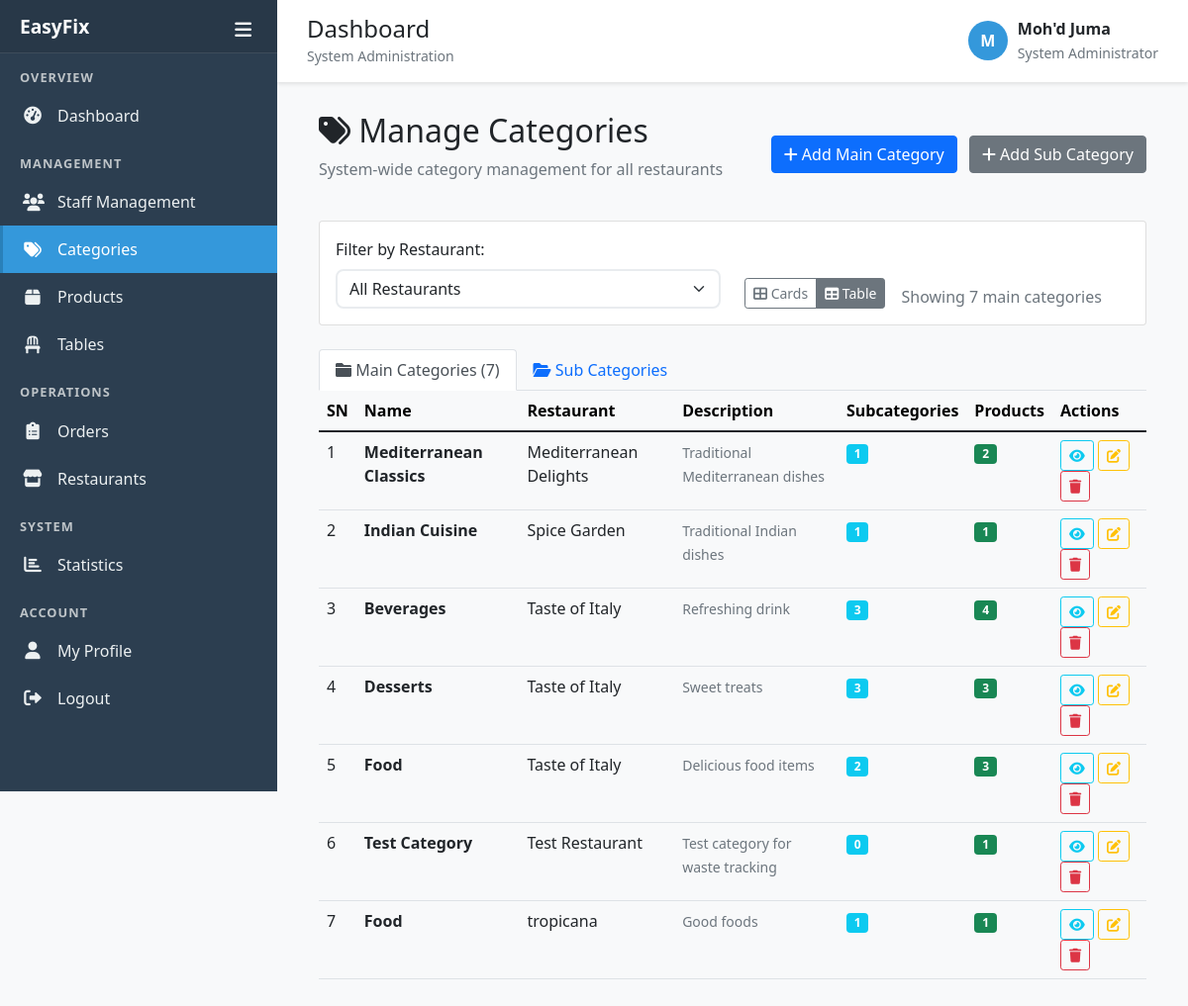
The app's page /system-admin/categories/ (signed in) with its own data.
### accounts/models.py (models this page shows, shortened)
class User(AbstractUser):
    role = models.ForeignKey(Role, on_delete=models.CASCADE, null=True, blank=True)
    owner = models.ForeignKey('self', on_delete=models.CASCADE, null=True, blank=True,
                             related_name='owned_users', limit_choices_to={'role__name': 'owner'})
    restaurant_name = models.CharField(max_length=200, blank=True,
                                     help_text="Name of the restaurant (for owners only)")
    restaurant_description = models.TextField(blank=True,
                                            help_text="Description of the restaurant (for owners only)")
    restaurant_qr_code = models.CharField(max_length=50, unique=True, blank=True, null=True,
                                        help_text="Unique QR code for restaurant access")
    phone_number = models.CharField(max_length=15, blank=True)
    address = models.TextField(blank=True)
    is_active_staff = models.BooleanField(default=True)
    created_at = models.DateTimeField(auto_now_add=True)
    updated_at = models.DateTimeField(auto_now=True)
    def is_administrator(self):
        return self.role and self.role.name == 'administrator'

### restaurant/models.py (models this page shows, shortened)
class MainCategory(models.Model):
    owner = models.ForeignKey(User, on_delete=models.CASCADE, related_name='main_categories',
                             limit_choices_to={'role__name': 'owner'}, null=True, blank=True)
    name = models.CharField(max_length=100)
    description = models.TextField(blank=True)
    is_active = models.BooleanField(default=True)
    created_at = models.DateTimeField(auto_now_add=True)
    class Meta:
        verbose_name = "Main Category"
        verbose_name_plural = "Main Categories"
        unique_together = ['owner', 'name']  # Each owner can have their own category names

### system_admin/views.py (the view)
# urls.py: path('categories/', views.manage_categories, name='manage_categories'),
@login_required
def manage_categories(request):
    if not request.user.is_administrator():
        messages.error(request, 'Access denied. Administrator privileges required.')
        return redirect('accounts:login')
    restaurants = User.objects.filter(role__name='owner', restaurant_name__isnull=False).exclude(restaurant_name='').order_by('restaurant_name')
    restaurant_filter = request.GET.get('restaurant')
    if restaurant_filter:
        main_categories = MainCategory.objects.filter(owner__id=restaurant_filter).select_related('owner').prefetch_related('subcategories').order_by('name')
        selected_restaurant = get_object_or_404(User, id=restaurant_filter, role__name='owner')
    else:
        main_categories = MainCategory.objects.select_related('owner').prefetch_related('subcategories').order_by('owner__restaurant_name', 'name')
        selected_restaurant = None
    context = {
        'main_categories': main_categories,
        'restaurants': restaurants,
        'selected_restaurant': selected_restaurant,
    }
    return render(request, 'system_admin/manage_categories.html', context)

### templates/system_admin/manage_categories.html (shortened to what this page needs)
{% extends 'system_admin/base.html' %}
{% load static %}
{% block content %}
<div class="container-fluid">
    <div class="row">
        <div class="col-12">
            <div class="d-flex justify-content-between align-items-center mb-4">
                <div>
                    <h2><i class="fas fa-tags"></i> Manage Categories</h2>
                    <p class="text-muted">System-wide category management for all restaurants</p>
                </div>
                <div>
                    <button type="button" class="btn btn-primary me-2" data-bs-toggle="modal" data-bs-target="#createCategoryModal">
                        <i class="fas fa-plus"></i> Add Main Category
                    </button>
                    <button type="button" class="btn btn-secondary" data-bs-toggle="modal" data-bs-target="#createSubCategoryModal">
                        <i class="fas fa-plus"></i> Add Sub Category
                    </button>
                </div>
            </div>
            <div class="card filters-card mb-4">
                <div class="card-body">
                    <div class="row">
                        <div class="col-md-6">
                            <label for="restaurantFilter" class="form-label">Filter by Restaurant:</label>
                            <select class="form-select" id="restaurantFilter" onchange="filterByRestaurant()">
                                <option value="">All Restaurants</option>
                            </select>
                        </div>
                        <div class="col-md-6 d-flex align-items-end">
                            <div class="me-3">
                                <div class="btn-group" role="group" aria-label="View toggle">
                                    <button type="button" class="btn btn-outline-secondary btn-sm" id="cardView" onclick="switchView('card')">
                                        <i class="fas fa-th-large"></i> Cards
                                    </button>
                                    <button type="button" class="btn btn-outline-secondary btn-sm active" id="tableView" onclick="switchView('table')">
                                        <i class="fas fa-table"></i> Table
                                    </button>
                                </div>
                            </div>
                            <div class="text-muted">
                                Showing {{ main_categories.count }} main categories
                            </div>
                        </div>
                    </div>
                </div>
            </div>
            <ul class="nav nav-tabs" id="categoryTabs" role="tablist">
                <li class="nav-item" role="presentation">
                    <button class="nav-link active" id="main-categories-tab" data-bs-toggle="tab" data-bs-target="#main-categories" type="button" role="tab">
                        <i class="fas fa-folder"></i> Main Categories ({{ main_categories.count }})
                    </button>
                </li>
                <li class="nav-item" role="presentation">
                    <button class="nav-link" id="sub-categories-tab" data-bs-toggle="tab" data-bs-target="#sub-categories" type="button" role="tab">
                        <i class="fas fa-folder-open"></i> Sub Categories
                    </button>
                </li>
            </ul>
            <div class="tab-content" id="categoryTabContent">
                <div class="tab-pane fade show active" id="main-categories" role="tabpanel">
                    <div id="mainCategoryTableView">
                        <div class="table-responsive">
                            <table class="table table-hover">
                                <thead class="table-light">
                                    <tr>
                                        <th>SN</th>
                                        <th>Name</th>
                                        <th>Restaurant</th>
                                        <th>Description</th>
                                        <th>Subcategories</th>
                                        <th>Products</th>
                                        <th>Actions</th>
                                    </tr>
                                </thead>
                                <tbody>
                                    {% for category in main_categories %}
                                    <tr>
                                        <td>{{ forloop.counter }}</td>
                                        <td>
                                            <strong>{{ category.name }}</strong>
                                        </td>
                                        <td>{{ category.owner.restaurant_name }}</td>
                                        <td>
                                            <small class="text-muted">{{ category.description|default:"No description"|truncatechars:50 }}</small>
                                        </td>
                                        <td>
                                            <span class="badge bg-info">{{ category.subcategories.count }}</span>
                                        </td>
                                        <td>
                                            <span class="badge bg-success">{{ category.products.count }}</span>
                                        </td>
                                        <td>
                                            <button class="btn btn-sm btn-outline-info" onclick="viewCategoryDetails({{ category.id }})" title="View Details">
                                                <i class="fas fa-eye"></i>
                                            </button>
                                            <button class="btn btn-sm btn-outline-warning" onclick="editCategory({{ category.id }})" title="Edit">
                                                <i class="fas fa-edit"></i>
                                            </button>
                                            <button class="btn btn-sm btn-outline-danger" onclick="deleteCategory({{ category.id }}, '{{ category.name }}', '{{ category.owner.restaurant_name }}')" title="Delete">
                                                <i class="fas fa-trash"></i>
                                            </button>
                                        </td>
                                    </tr>
                                    {% endfor %}
                                </tbody>
                            </table>
                        </div>
                    </div>
                </div>
            </div>
        </div>
    </div>
</div>
<div id="alertContainer" class="position-fixed top-0 end-0 p-3" style="z-index: 1050;">
</div>
{% endblock %}

### templates/system_admin/base.html (shortened to what this page needs)
<!DOCTYPE html>
<html lang="en">
<head>
    <link href="https://cdn.jsdelivr.net/npm/bootstrap@5.1.3/dist/css/bootstrap.min.css" rel="stylesheet">
    <link href="https://cdnjs.cloudflare.com/ajax/libs/font-awesome/6.0.0/css/all.min.css" rel="stylesheet">
</head>
<body>
    <div class="sidebar" id="sidebar">
        <div class="sidebar-header">
            <button class="toggle-btn" onclick="toggleSidebar()">
                <i class="fas fa-bars"></i>
            </button>
            <h4>EasyFix</h4>
        </div>
        <ul class="sidebar-menu">
            <li class="menu-section">Overview</li>
            <li>
                <a href="{% url 'system_admin:dashboard' %}" class="{% if request.resolver_match.url_name == 'dashboard' %}active{% endif %}">
                    <i class="fas fa-tachometer-alt"></i>
                    <span>Dashboard</span>
                </a>
            </li>
            <li class="menu-section">Management</li>
            <li>
                <a href="{% url 'system_admin:manage_users' %}" class="{% if request.resolver_match.url_name == 'manage_users' %}active{% endif %}">
                    <i class="fas fa-users"></i>
                    <span>Staff Management</span>
                </a>
            </li>
            <li>
                <a href="{% url 'system_admin:manage_categories' %}" class="{% if request.resolver_match.url_name == 'manage_categories' %}active{% endif %}">
                    <i class="fas fa-tags"></i>
                    <span>Categories</span>
                </a>
            </li>
            <li>
                <a href="{% url 'system_admin:manage_products' %}" class="{% if request.resolver_match.url_name == 'manage_products' %}active{% endif %}">
                    <i class="fas fa-box"></i>
                    <span>Products</span>
                </a>
            </li>
            <li>
                <a href="{% url 'system_admin:manage_tables' %}" class="{% if request.resolver_match.url_name == 'manage_tables' %}active{% endif %}">
                    <i class="fas fa-chair"></i>
                    <span>Tables</span>
                </a>
            </li>
            <li class="menu-section">Operations</li>
            <li>
                <a href="{% url 'system_admin:manage_orders' %}" class="{% if request.resolver_match.url_name == 'manage_orders' %}active{% endif %}">
                    <i class="fas fa-clipboard-list"></i>
                    <span>Orders</span>
                </a>
            </li>
            <li>
                <a href="{% url 'system_admin:manage_restaurants' %}" class="{% if request.resolver_match.url_name == 'manage_restaurants' %}active{% endif %}">
                    <i class="fas fa-store"></i>
                    <span>Restaurants</span>
                </a>
            </li>
            <li class="menu-section">System</li>
            <li>
                <a href="{% url 'system_admin:statistics' %}" class="{% if request.resolver_match.url_name == 'statistics' %}active{% endif %}">
                    <i class="fas fa-chart-bar"></i>
                    <span>Statistics</span>
                </a>
            </li>
            <li class="menu-section">Account</li>
            <li>
                <a href="#" onclick="showMessage('Profile management coming soon')">
                    <i class="fas fa-user"></i>
                    <span>My Profile</span>
                </a>
            </li>
            <li>
                <a href="{% url 'accounts:logout' %}" onclick="return confirm('Are you sure you want to logout?')">
                    <i class="fas fa-sign-out-alt"></i>
                    <span>Logout</span>
                </a>
            </li>
        </ul>
    </div>
    <div class="main-content" id="mainContent">
        <div class="top-header d-flex justify-content-between align-items-center">
            <div>
                <h4 class="mb-0">{% block page_title %}Dashboard{% endblock %}</h4>
                <small class="text-muted">{% block page_subtitle %}System Administration{% endblock %}</small>
            </div>
            <div class="user-info">
                <div class="user-avatar">
                    {{ user.first_name|first|default:user.username|first|upper }}
                </div>
                <div>
                    <div class="fw-bold">{{ user.get_full_name|default:user.username }}</div>
                    <small class="text-muted">System Administrator</small>
                </div>
            </div>
        </div>
        <div class="content-wrapper">
            {% block content %}
            {% endblock %}
        </div>
    </div>
</body>
</html>

### templates/system_admin/base.html (style rules this page uses)
:root { --sidebar-width: 280px; --sidebar-bg: #2c3e50; --sidebar-active: #3498db; --sidebar-hover: #34495e; --header-height: 60px; }
body { font-family: 'Segoe UI', Tahoma, Geneva, Verdana, sans-serif; background-color: #f8f9fa; }
.sidebar { position: fixed; top: 0; left: 0; height: 100vh; width: var(--sidebar-width); background: var(--sidebar-bg); z-index: 1000; transition: all 0.3s; overflow-y: auto; }
.sidebar-header { padding: 15px 20px; background: rgba(0,0,0,0.1); border-bottom: 1px solid rgba(255,255,255,0.1); }
.sidebar-header h4 { color: white; margin: 0; font-size: 1.2rem; font-weight: 600; }
.sidebar-header .toggle-btn { color: white; background: none; border: none; font-size: 1.2rem; float: right; cursor: pointer; }
.sidebar-menu { padding: 0; margin: 0; list-style: none; }
.menu-section { padding: 15px 0 5px 20px; color: #bdc3c7; font-size: 0.8rem; font-weight: 600; text-transform: uppercase; letter-spacing: 1px; }
.sidebar-menu li a { display: flex; align-items: center; padding: 12px 20px; color: #ecf0f1; text-decoration: none; transition: all 0.3s; border-left: 3px solid transparent; }
.sidebar-menu li a.active { background: var(--sidebar-active); color: white; border-left-color: #2980b9; }
.sidebar-menu li a i { width: 20px; text-align: center; margin-right: 15px; font-size: 1.1rem; }
.main-content { margin-left: var(--sidebar-width); transition: all 0.3s; min-height: 100vh; }
.top-header { background: white; padding: 15px 30px; box-shadow: 0 2px 4px rgba(0,0,0,0.1); margin-bottom: 30px; }
.top-header .user-info { display: flex; align-items: center; margin-left: auto; }
.top-header .user-avatar { width: 40px; height: 40px; border-radius: 50%; background: var(--sidebar-active); display: flex; align-items: center; justify-content: center; color: white; font-weight: bold; margin-right: 10px; }
.content-wrapper { padding: 0 30px 30px 30px; }
.form-select { border-radius: 8px; border: 2px solid #e9ecef; transition: all 0.3s ease; }

### records on screen
User: first_name|first "M", get_full_name "Moh'd Juma"
MainCategory: name "Mediterranean Classics", owner.restaurant_name "Mediterranean Delights", description "Traditional Mediterranean dishes", subcategories.count "1", products.count "2"
MainCategory: name "Indian Cuisine", owner.restaurant_name "Spice Garden", description "Traditional Indian dishes", subcategories.count "1", products.count "1"
MainCategory: name "Beverages", owner.restaurant_name "Taste of Italy", description "Refreshing drink", subcategories.count "3", products.count "4"
MainCategory: name "Desserts", owner.restaurant_name "Taste of Italy", description "Sweet treats", subcategories.count "3", products.count "3"
MainCategory: name "Food", owner.restaurant_name "Taste of Italy", description "Delicious food items", subcategories.count "2", products.count "3"
MainCategory: name "Test Category", owner.restaurant_name "Test Restaurant", description "Test category for waste tracking", subcategories.count "0", products.count "1"
MainCategory: name "Food", owner.restaurant_name "tropicana", description "Good foods", subcategories.count "1", products.count "1"

### other values on screen
{{ main_categories.count }} "7"
